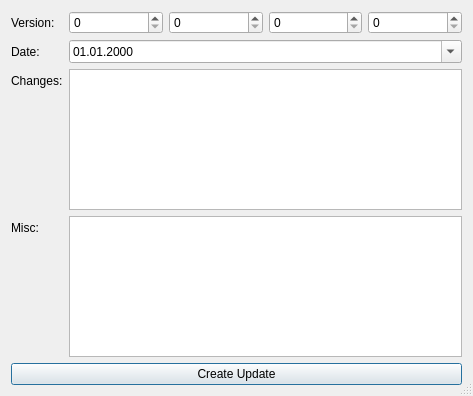
<?xml version="1.0" encoding="UTF-8"?>
<ui version="4.0">
 <class>createUpdateDialog</class>
 <widget class="QDialog" name="createUpdateDialog">
  <property name="geometry">
   <rect>
    <x>0</x>
    <y>0</y>
    <width>473</width>
    <height>396</height>
   </rect>
  </property>
  <property name="windowTitle">
   <string>Creating new Update</string>
  </property>
  <property name="sizeGripEnabled">
   <bool>true</bool>
  </property>
  <property name="modal">
   <bool>true</bool>
  </property>
  <layout class="QFormLayout" name="formLayout">
   <property name="fieldGrowthPolicy">
    <enum>QFormLayout::AllNonFixedFieldsGrow</enum>
   </property>
   <item row="0" column="0">
    <widget class="QLabel" name="versionLabel">
     <property name="text">
      <string>Version:</string>
     </property>
    </widget>
   </item>
   <item row="0" column="1">
    <layout class="QHBoxLayout" name="horizontalLayout">
     <item>
      <widget class="QSpinBox" name="majorSpinBox"/>
     </item>
     <item>
      <widget class="QSpinBox" name="minorSpinBox"/>
     </item>
     <item>
      <widget class="QSpinBox" name="buildSpinBox"/>
     </item>
     <item>
      <widget class="QSpinBox" name="revisionSpinBox"/>
     </item>
    </layout>
   </item>
   <item row="1" column="0">
    <widget class="QLabel" name="dateLabel">
     <property name="text">
      <string>Date:</string>
     </property>
    </widget>
   </item>
   <item row="2" column="0">
    <widget class="QLabel" name="changesLabel">
     <property name="text">
      <string>Changes:</string>
     </property>
    </widget>
   </item>
   <item row="2" column="1">
    <widget class="QPlainTextEdit" name="changesPlainTextEdit"/>
   </item>
   <item row="3" column="0">
    <widget class="QLabel" name="miscLabel">
     <property name="text">
      <string>Misc:</string>
     </property>
    </widget>
   </item>
   <item row="3" column="1">
    <widget class="QPlainTextEdit" name="miscPlainTextEdit"/>
   </item>
   <item row="4" column="0" colspan="2">
    <widget class="QPushButton" name="createUpdatePushButton">
     <property name="text">
      <string>Create Update</string>
     </property>
    </widget>
   </item>
   <item row="1" column="1">
    <widget class="QDateEdit" name="dateEdit">
     <property name="displayFormat">
      <string>MM.dd.yyyy</string>
     </property>
     <property name="calendarPopup">
      <bool>true</bool>
     </property>
    </widget>
   </item>
  </layout>
 </widget>
 <resources/>
 <connections/>
</ui>
